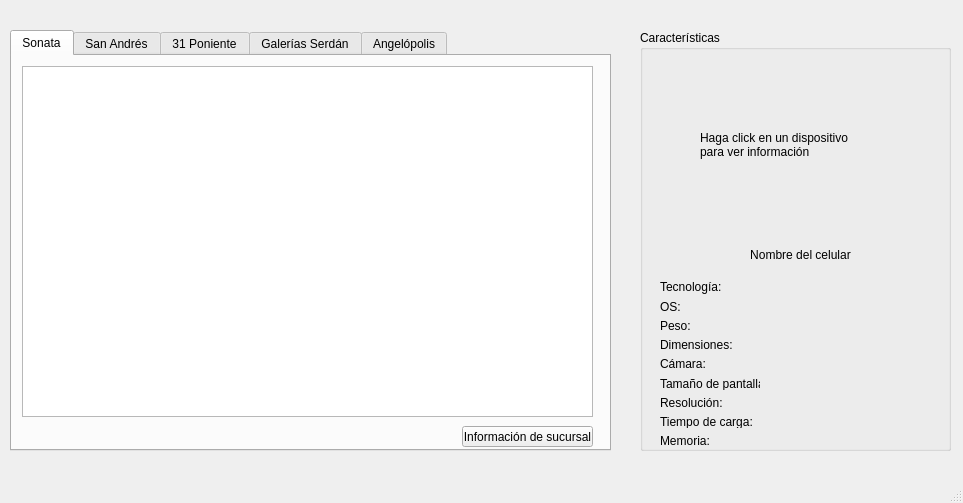
<?xml version="1.0" encoding="UTF-8"?>
<ui version="4.0">
 <class>MainWindow</class>
 <widget class="QMainWindow" name="MainWindow">
  <property name="geometry">
   <rect>
    <x>0</x>
    <y>0</y>
    <width>963</width>
    <height>503</height>
   </rect>
  </property>
  <property name="windowTitle">
   <string>MainWindow</string>
  </property>
  <widget class="QWidget" name="centralwidget">
   <widget class="QTabWidget" name="tabWidget">
    <property name="geometry">
     <rect>
      <x>10</x>
      <y>30</y>
      <width>601</width>
      <height>421</height>
     </rect>
    </property>
    <property name="currentIndex">
     <number>0</number>
    </property>
    <widget class="QWidget" name="suc_sonata">
     <attribute name="title">
      <string>Sonata</string>
     </attribute>
     <widget class="QListWidget" name="list_Sonata">
      <property name="geometry">
       <rect>
        <x>10</x>
        <y>10</y>
        <width>571</width>
        <height>351</height>
       </rect>
      </property>
     </widget>
     <widget class="QPushButton" name="info_sonata">
      <property name="geometry">
       <rect>
        <x>450</x>
        <y>370</y>
        <width>131</width>
        <height>21</height>
       </rect>
      </property>
      <property name="text">
       <string>Información de sucursal</string>
      </property>
     </widget>
    </widget>
    <widget class="QWidget" name="suc_SanAndres">
     <attribute name="title">
      <string>San Andrés</string>
     </attribute>
     <widget class="QListWidget" name="list_SanAndres">
      <property name="geometry">
       <rect>
        <x>10</x>
        <y>10</y>
        <width>571</width>
        <height>351</height>
       </rect>
      </property>
     </widget>
     <widget class="QPushButton" name="info_SanAndres">
      <property name="geometry">
       <rect>
        <x>450</x>
        <y>370</y>
        <width>131</width>
        <height>21</height>
       </rect>
      </property>
      <property name="text">
       <string>Información de sucursal</string>
      </property>
     </widget>
    </widget>
    <widget class="QWidget" name="suc_31">
     <attribute name="title">
      <string>31 Poniente</string>
     </attribute>
     <widget class="QListWidget" name="list_31">
      <property name="geometry">
       <rect>
        <x>10</x>
        <y>10</y>
        <width>571</width>
        <height>351</height>
       </rect>
      </property>
     </widget>
     <widget class="QPushButton" name="info_31">
      <property name="geometry">
       <rect>
        <x>450</x>
        <y>370</y>
        <width>131</width>
        <height>21</height>
       </rect>
      </property>
      <property name="text">
       <string>Información de sucursal</string>
      </property>
     </widget>
    </widget>
    <widget class="QWidget" name="suc_Galerias">
     <attribute name="title">
      <string>Galerías Serdán</string>
     </attribute>
     <widget class="QListWidget" name="list_Galerias">
      <property name="geometry">
       <rect>
        <x>10</x>
        <y>10</y>
        <width>571</width>
        <height>351</height>
       </rect>
      </property>
     </widget>
     <widget class="QPushButton" name="info_Galerias">
      <property name="geometry">
       <rect>
        <x>450</x>
        <y>370</y>
        <width>131</width>
        <height>21</height>
       </rect>
      </property>
      <property name="text">
       <string>Información de sucursal</string>
      </property>
     </widget>
    </widget>
    <widget class="QWidget" name="suc_Ange">
     <attribute name="title">
      <string>Angelópolis</string>
     </attribute>
     <widget class="QListWidget" name="list_Ange">
      <property name="geometry">
       <rect>
        <x>10</x>
        <y>10</y>
        <width>571</width>
        <height>351</height>
       </rect>
      </property>
     </widget>
     <widget class="QPushButton" name="info_Ange">
      <property name="geometry">
       <rect>
        <x>450</x>
        <y>370</y>
        <width>131</width>
        <height>21</height>
       </rect>
      </property>
      <property name="text">
       <string>Información de sucursal</string>
      </property>
     </widget>
    </widget>
   </widget>
   <widget class="QGroupBox" name="groupBox">
    <property name="geometry">
     <rect>
      <x>640</x>
      <y>30</y>
      <width>311</width>
      <height>421</height>
     </rect>
    </property>
    <property name="title">
     <string>Características</string>
    </property>
    <widget class="QLabel" name="label">
     <property name="geometry">
      <rect>
       <x>60</x>
       <y>30</y>
       <width>201</width>
       <height>171</height>
      </rect>
     </property>
     <property name="text">
      <string>Haga click en un dispositivo&lt;br&gt; para ver información</string>
     </property>
     <property name="margin">
      <number>0</number>
     </property>
    </widget>
    <widget class="QLabel" name="label_">
     <property name="geometry">
      <rect>
       <x>20</x>
       <y>210</y>
       <width>281</width>
       <height>31</height>
      </rect>
     </property>
     <property name="text">
      <string>&lt;p style=&quot;text-align: center&quot;&gt;Nombre del celular&lt;/p&gt;</string>
     </property>
    </widget>
    <widget class="QWidget" name="layoutWidget">
     <property name="geometry">
      <rect>
       <x>130</x>
       <y>250</y>
       <width>171</width>
       <height>167</height>
      </rect>
     </property>
     <layout class="QVBoxLayout" name="verticalLayout_2">
      <item>
       <widget class="QLabel" name="label_tec">
        <property name="text">
         <string/>
        </property>
       </widget>
      </item>
      <item>
       <widget class="QLabel" name="label_OS">
        <property name="text">
         <string/>
        </property>
       </widget>
      </item>
      <item>
       <widget class="QLabel" name="label_peso">
        <property name="text">
         <string/>
        </property>
       </widget>
      </item>
      <item>
       <widget class="QLabel" name="label_dimension">
        <property name="text">
         <string/>
        </property>
       </widget>
      </item>
      <item>
       <widget class="QLabel" name="label_camara">
        <property name="text">
         <string/>
        </property>
       </widget>
      </item>
      <item>
       <widget class="QLabel" name="label_tampantalla">
        <property name="text">
         <string/>
        </property>
       </widget>
      </item>
      <item>
       <widget class="QLabel" name="label_res">
        <property name="text">
         <string/>
        </property>
       </widget>
      </item>
      <item>
       <widget class="QLabel" name="label_carga">
        <property name="text">
         <string/>
        </property>
       </widget>
      </item>
      <item>
       <widget class="QLabel" name="label_memoria">
        <property name="text">
         <string/>
        </property>
       </widget>
      </item>
     </layout>
    </widget>
    <widget class="QWidget" name="">
     <property name="geometry">
      <rect>
       <x>20</x>
       <y>250</y>
       <width>100</width>
       <height>167</height>
      </rect>
     </property>
     <layout class="QVBoxLayout" name="verticalLayout">
      <item>
       <widget class="QLabel" name="label_2">
        <property name="text">
         <string>Tecnología:</string>
        </property>
       </widget>
      </item>
      <item>
       <widget class="QLabel" name="label_3">
        <property name="text">
         <string>OS:</string>
        </property>
       </widget>
      </item>
      <item>
       <widget class="QLabel" name="label_4">
        <property name="text">
         <string>Peso:</string>
        </property>
       </widget>
      </item>
      <item>
       <widget class="QLabel" name="label_5">
        <property name="text">
         <string>Dimensiones:</string>
        </property>
       </widget>
      </item>
      <item>
       <widget class="QLabel" name="label_7">
        <property name="text">
         <string>Cámara:</string>
        </property>
       </widget>
      </item>
      <item>
       <widget class="QLabel" name="label_8">
        <property name="text">
         <string>Tamaño de pantalla:</string>
        </property>
       </widget>
      </item>
      <item>
       <widget class="QLabel" name="label_9">
        <property name="text">
         <string>Resolución:</string>
        </property>
       </widget>
      </item>
      <item>
       <widget class="QLabel" name="label_10">
        <property name="text">
         <string>Tiempo de carga:</string>
        </property>
       </widget>
      </item>
      <item>
       <widget class="QLabel" name="label_11">
        <property name="text">
         <string>Memoria:</string>
        </property>
       </widget>
      </item>
     </layout>
    </widget>
   </widget>
  </widget>
  <widget class="QMenuBar" name="menubar">
   <property name="geometry">
    <rect>
     <x>0</x>
     <y>0</y>
     <width>963</width>
     <height>21</height>
    </rect>
   </property>
  </widget>
  <widget class="QStatusBar" name="statusbar"/>
 </widget>
 <resources/>
 <connections/>
</ui>
